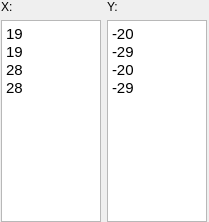
<?xml version="1.0" encoding="UTF-8"?>
<ui version="4.0">
 <class>NormalModeStartWidget</class>
 <widget class="QWidget" name="NormalModeStartWidget">
  <property name="geometry">
   <rect>
    <x>0</x>
    <y>0</y>
    <width>209</width>
    <height>222</height>
   </rect>
  </property>
  <property name="sizePolicy">
   <sizepolicy hsizetype="Preferred" vsizetype="Minimum">
    <horstretch>0</horstretch>
    <verstretch>0</verstretch>
   </sizepolicy>
  </property>
  <layout class="QHBoxLayout" name="horizontalLayout">
   <property name="spacing">
    <number>5</number>
   </property>
   <property name="leftMargin">
    <number>0</number>
   </property>
   <property name="topMargin">
    <number>0</number>
   </property>
   <property name="rightMargin">
    <number>0</number>
   </property>
   <property name="bottomMargin">
    <number>0</number>
   </property>
   <item>
    <layout class="QVBoxLayout" name="verticalLayout_9">
     <item>
      <widget class="QLabel" name="label_3">
       <property name="sizePolicy">
        <sizepolicy hsizetype="Minimum" vsizetype="Preferred">
         <horstretch>0</horstretch>
         <verstretch>0</verstretch>
        </sizepolicy>
       </property>
       <property name="text">
        <string>X:</string>
       </property>
      </widget>
     </item>
     <item>
      <widget class="QTextEdit" name="startXEdit">
       <property name="sizePolicy">
        <sizepolicy hsizetype="Minimum" vsizetype="MinimumExpanding">
         <horstretch>0</horstretch>
         <verstretch>0</verstretch>
        </sizepolicy>
       </property>
       <property name="maximumSize">
        <size>
         <width>100</width>
         <height>16777215</height>
        </size>
       </property>
       <property name="html">
        <string>&lt;!DOCTYPE HTML PUBLIC &quot;-//W3C//DTD HTML 4.0//EN&quot; &quot;http://www.w3.org/TR/REC-html40/strict.dtd&quot;&gt;
&lt;html&gt;&lt;head&gt;&lt;meta name=&quot;qrichtext&quot; content=&quot;1&quot; /&gt;&lt;style type=&quot;text/css&quot;&gt;
p, li { white-space: pre-wrap; }
&lt;/style&gt;&lt;/head&gt;&lt;body style=&quot; font-family:'Ubuntu'; font-size:11pt; font-weight:400; font-style:normal;&quot;&gt;
&lt;p style=&quot; margin-top:0px; margin-bottom:0px; margin-left:0px; margin-right:0px; -qt-block-indent:0; text-indent:0px;&quot;&gt;19&lt;/p&gt;
&lt;p style=&quot; margin-top:0px; margin-bottom:0px; margin-left:0px; margin-right:0px; -qt-block-indent:0; text-indent:0px;&quot;&gt;19&lt;/p&gt;
&lt;p style=&quot; margin-top:0px; margin-bottom:0px; margin-left:0px; margin-right:0px; -qt-block-indent:0; text-indent:0px;&quot;&gt;28&lt;/p&gt;
&lt;p style=&quot; margin-top:0px; margin-bottom:0px; margin-left:0px; margin-right:0px; -qt-block-indent:0; text-indent:0px;&quot;&gt;28&lt;/p&gt;&lt;/body&gt;&lt;/html&gt;</string>
       </property>
      </widget>
     </item>
    </layout>
   </item>
   <item>
    <layout class="QVBoxLayout" name="verticalLayout_8">
     <item>
      <widget class="QLabel" name="label_4">
       <property name="sizePolicy">
        <sizepolicy hsizetype="Minimum" vsizetype="Preferred">
         <horstretch>0</horstretch>
         <verstretch>0</verstretch>
        </sizepolicy>
       </property>
       <property name="text">
        <string>Y:</string>
       </property>
      </widget>
     </item>
     <item>
      <widget class="QTextEdit" name="startYEdit">
       <property name="sizePolicy">
        <sizepolicy hsizetype="Minimum" vsizetype="MinimumExpanding">
         <horstretch>0</horstretch>
         <verstretch>0</verstretch>
        </sizepolicy>
       </property>
       <property name="maximumSize">
        <size>
         <width>100</width>
         <height>16777215</height>
        </size>
       </property>
       <property name="html">
        <string>&lt;!DOCTYPE HTML PUBLIC &quot;-//W3C//DTD HTML 4.0//EN&quot; &quot;http://www.w3.org/TR/REC-html40/strict.dtd&quot;&gt;
&lt;html&gt;&lt;head&gt;&lt;meta name=&quot;qrichtext&quot; content=&quot;1&quot; /&gt;&lt;style type=&quot;text/css&quot;&gt;
p, li { white-space: pre-wrap; }
&lt;/style&gt;&lt;/head&gt;&lt;body style=&quot; font-family:'Ubuntu'; font-size:11pt; font-weight:400; font-style:normal;&quot;&gt;
&lt;p style=&quot; margin-top:0px; margin-bottom:0px; margin-left:0px; margin-right:0px; -qt-block-indent:0; text-indent:0px;&quot;&gt;-20&lt;/p&gt;
&lt;p style=&quot; margin-top:0px; margin-bottom:0px; margin-left:0px; margin-right:0px; -qt-block-indent:0; text-indent:0px;&quot;&gt;-29&lt;/p&gt;
&lt;p style=&quot; margin-top:0px; margin-bottom:0px; margin-left:0px; margin-right:0px; -qt-block-indent:0; text-indent:0px;&quot;&gt;-20&lt;/p&gt;
&lt;p style=&quot; margin-top:0px; margin-bottom:0px; margin-left:0px; margin-right:0px; -qt-block-indent:0; text-indent:0px;&quot;&gt;-29&lt;/p&gt;&lt;/body&gt;&lt;/html&gt;</string>
       </property>
      </widget>
     </item>
    </layout>
   </item>
  </layout>
 </widget>
 <layoutdefault spacing="6" margin="11"/>
 <resources/>
 <connections/>
</ui>
